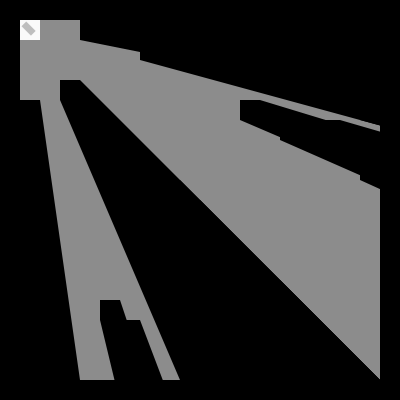
Frame 1 (no input)
Frame 60 (the mouse pressed at the canvas centre just before this capture): identical to frame 1, image omitted
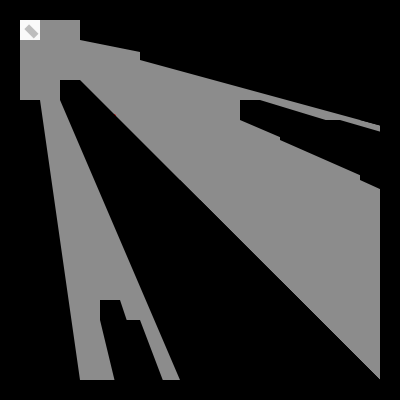
Frame 120 (the mouse held since frame 60 and released just before this capture)

The Processing sketch that drew these frames (run headless with seeded random() and noise(); from frame 60 on, the mouse is pressed at the canvas centre):

// Processing sketch: tiros_red
// ── tiros_red.pde
Jugador j;
Mapa m;
ArrayList<Tiro> tiros = new ArrayList<Tiro>();

void setup() {
  size(400, 400);
  noStroke();
  m = new Mapa();
  j = new Jugador(20, 20, m, "name");
}

void draw() {
  background(140);
  m.draw();
  j.act();
  stroke(255,0,0);
  for(int i = 0; i < tiros.size(); i++){
     tiros.get(i).act(); 
  }
  noStroke();
  sombras(j, m);
}

void mousePressed(){
   tiros.add(new Tiro(j.x+j.tam/2,j.y+j.tam/2,atan2(j.y-mouseY,j.x-mouseX),j));  
}

void keyPressed() {
  if (key == 'a' || keyCode == LEFT) {
    j.izquierda = true;
  } 
  else if (key == 'd' || keyCode == RIGHT) {
    j.derecha = true;
  }
  else if (key == 'w' || keyCode == UP) {
    j.arriba = true;
  } 
  else if (key == 's' || keyCode == DOWN) {
    j.abajo = true;
  }
}
void keyReleased() {
  if (key == 'a' || keyCode == LEFT) {
    j.izquierda = false;
  } 
  else if (key == 'd' || keyCode == RIGHT) {
    j.derecha = false;
  }
  else if (key == 'w' || keyCode == UP) {
    j.arriba = false;
  } 
  else if (key == 's' || keyCode == DOWN) {
    j.abajo = false;
  }
}

void sombras(Jugador ju, Mapa m) {
  ArrayList<Punto> puntos = new ArrayList<Punto>();
  for (int j = 1; j < m.cv-1; j++) {
    for (int i = 1; i < m.ch-1; i++) {
      if (m.ma[i][j] == 1) {
        float jx = ju.x + ju.tam/2; 
        float jy = ju.y + ju.tam/2; 


        Punto pun[] = new Punto[4];
        float dis[] = new float[4];

        int x = 0, y = 0;
        float ang = 0, adis = 0;
        Punto aux = null;

        for (int k = 0; k < 4; k++) {
          if (k == 0) {
            x = i*m.tam;
            y = j*m.tam;
          }
          else if ( k == 1) {
            x = i*m.tam + m.tam;
            y = j*m.tam;
          }
          else if ( k == 2) {
            x = i*m.tam;
            y = j*m.tam + m.tam;
          }
          else if ( k == 3) {
            x = i*m.tam + m.tam;
            y = j*m.tam+ m.tam;
          }
          ang = atan2(jy-y, jx-x);
          aux = new Punto(x, y, ang);
          adis = dist(x, y, jx, jy);

          int l = 0;
          while (l < k && adis >= dis[l]) {
            l++;
          }
          for (int n = k; n > l; n--) {
            pun[n] = pun[n-1];
            dis[n] = dis[n-1];
          }
          pun[l] = aux;
          dis[l] = adis;
        }

        Punto pa = null;
        float ax, ay;
        ArrayList<Punto> punt = new ArrayList<Punto>();

        int mt = int(ju.tam/2);
        x = int(i*m.tam)+mt;
        y = int(j*m.tam)+mt;

        int xj = int(ju.x)+mt;
        int yj = int(ju.y)+mt;

        if ((jx-mt < x && jx+mt > x)||(jy-mt < y && jy+mt > y)) {
          ax = pun[0].x-cos(pun[0].ang)*600;
          ay = pun[0].y-sin(pun[0].ang)*600;
          pa = new Punto(ax, ay, pun[0].ang);
          punt.add(pa);
          punt.add(pun[0]);
          punt.add(pun[1]);
          ax = pun[1].x-cos(pun[1].ang)*600;
          ay = pun[1].y-sin(pun[1].ang)*600;
          pa = new Punto(ax, ay, pun[1].ang);
          punt.add(pa);
        }
        else {
          ax = pun[1].x-cos(pun[1].ang)*600;
          ay = pun[1].y-sin(pun[1].ang)*600;
          pa = new Punto(ax, ay, pun[1].ang);
          punt.add(pa);
          punt.add(pun[1]);
          punt.add(pun[0]);          
          punt.add(pun[2]);
          ax = pun[2].x-cos(pun[2].ang)*600;
          ay = pun[2].y-sin(pun[2].ang)*600;
          pa = new Punto(ax, ay, pun[2].ang);
          punt.add(pa);
        }

        fill(0);
        beginShape();
        for (int k = 0; k < punt.size();k++) {
          Punto paux = punt.get(k);
          vertex(paux.x, paux.y);
        }
        endShape(CLOSE);
      }
    }
  }
}




// ── Clases.pde
class Tiro {
  float x, y, ang;
  boolean murio;
  float vel = 2;
  Jugador j;
  Tiro(float x, float y, float ang, Jugador j) {
    this.x = x;
    this.y = y;
    this.ang = ang;
    this.j = j;
  }
  void act() {
    mover();
    draw();
  }
  void mover() {
    x -= cos(ang)*vel;
    y -= sin(ang)*vel;
  }
  void draw(){
    line(x-cos(ang),y-sin(ang),x+cos(ang),y+sin(ang)); 
  }
}

class Jugador {
  Mapa m; 
  float x, y, tam = 20, vel = 1;
  boolean izquierda, derecha, arriba, abajo;
  String nombre;
  Jugador(float nx, float ny, Mapa nm, String n) {
    x = nx;
    y = ny;
    m = nm;
    nombre = n;
  }

  void act() {
    mover();
    draw();
  }

  void mover() {
    //mejorar la eficiencia de los for
    float mtam = tam/2;
    if (izquierda) {
      boolean mover = true; 
      int ix = int((x - vel)/m.tam);
      for (float i = y ; i < y + tam; i++) {
        int iy = int(i/m.tam);
        if (m.ma[ix][iy] > 0) {
          mover = false;
          break;
        }
      }
      if (mover) {
        x -= vel;
      }
    } 
    if (derecha) {
      boolean mover = true; 
      int ix = int((x + vel + tam-1)/m.tam);
      for (float i = y ; i < y + tam; i++) {
        int iy = int(i/m.tam);
        if (m.ma[ix][iy] > 0) {
          mover = false;
          break;
        }
      }
      if (mover) {
        x += vel;
      }
    }
    if (arriba) {
      boolean mover = true; 
      int iy = int((y - vel)/m.tam);
      for (float i = x ; i < x + tam; i++) {
        int ix = int(i/m.tam);
        if (m.ma[ix][iy] > 0) {
          mover = false;
          break;
        }
      }
      if (mover) {
        y -= vel;
      }
    } 
    if (abajo) {
      boolean mover = true; 
      int iy = int((y + vel + tam-1)/m.tam);
      for (float i = x ; i < x + tam; i++) {
        int ix = int(i/m.tam);
        if (m.ma[ix][iy] > 0) {
          mover = false;
          break;
        }
      }
      if (mover) {
        y += vel;
      }
    }
  }

  void draw() {
    float ang = atan2(mouseY-y, mouseX-x)-PI/2;
    pushMatrix();
    translate(x+tam/2, y+tam/2);
    fill(250);
    rect(-tam/2, -tam/2, tam, tam);
    pushMatrix();
    rotate(ang);
    fill(190);
    rect(-tam/6, -tam/3+2, tam/3, tam/1.5);
    popMatrix();
    popMatrix();
  }
}


class Mapa {
  int tam = 20;
  int ch = width/tam, cv = height/tam;
  int ma[][] = new int[ch][cv]; 
  Mapa() {
    for (int i = 0; i < ch; i++) {
      ma[0][i] = 1;
      ma[cv-1][i] = 1;
      ma[i][0] = 1;
      ma[i][ch-1] = 1;
    }
    for (int i = 0; i < ch; i++) {
      int x = int(random(1, ch-1));
      int y = int(random(1, cv-1));
      ma[x][y] = 1;
    }
  }

  void draw() {
    for (int j = 0; j < cv; j++) {
      for (int i = 0; i < ch; i++) {
        if (ma[i][j] == 1) {
          fill(0);
          rect(i*tam, j*tam, tam, tam);
        }
      }
    }
  }
}

class Punto {
  float x, y, ang;
  Punto(float nx, float ny, float na) {
    x = nx;
    y = ny;
    ang = na;
  }
}
